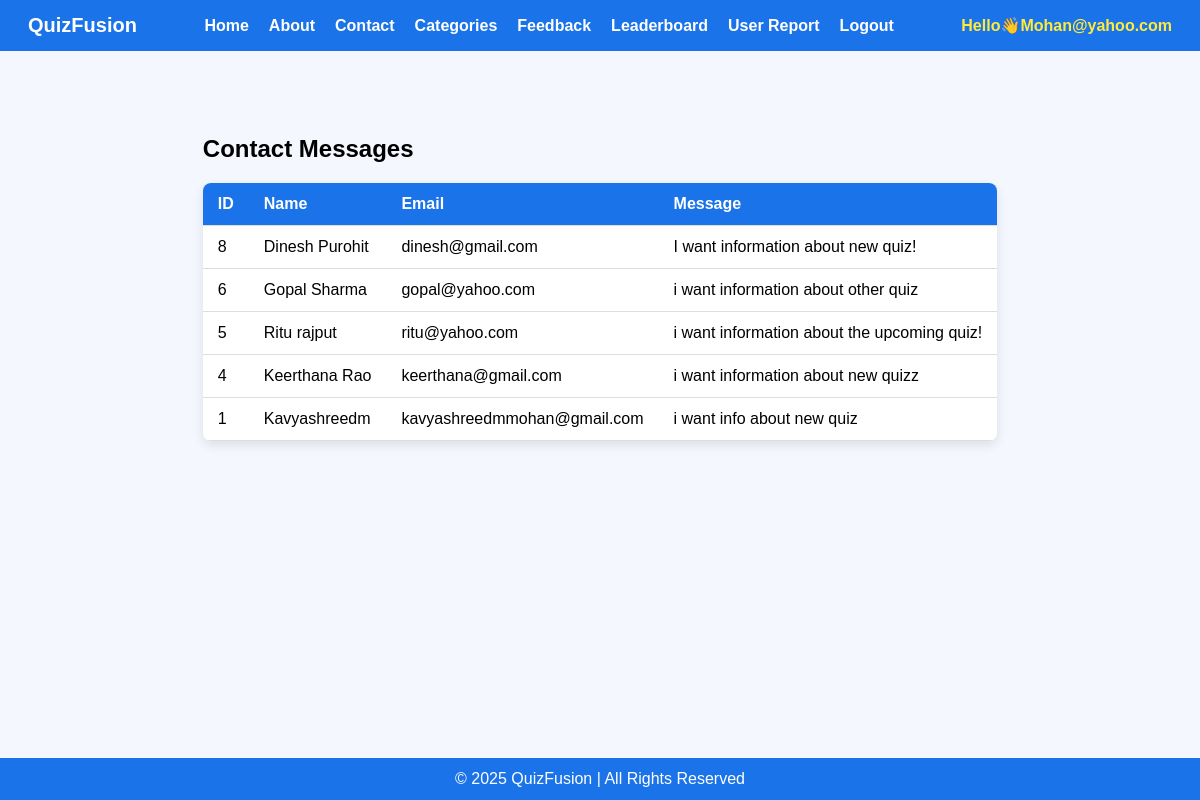
The page /quizfusion/manage_contact.php (signed in) on the database its author committed.
### tables this page shows
CREATE TABLE `users` (
  `id` int(11) NOT NULL,
  `name` varchar(100) NOT NULL,
  `email` varchar(255) NOT NULL,
  `password` varchar(255) NOT NULL,
  `confirm_password` varchar(255) NOT NULL,
  `role` varchar(20) NOT NULL DEFAULT 'user',
  `remember_token` varchar(128) DEFAULT NULL,
  `security_question` varchar(255) NOT NULL,
  `security_answer` varchar(255) NOT NULL
);

CREATE TABLE `contact_messages` (
  `id` int(11) NOT NULL,
  `name` varchar(255) NOT NULL,
  `email` varchar(255) NOT NULL,
  `message` text NOT NULL,
  `submitted_on` datetime NOT NULL
);

### quizfusion/manage_contact.php (the view, shortened to what this page needs)
<?php
include 'config.php';
$user_id = intval($_SESSION['user_id']);
$stmt = $con->prepare("SELECT email, role FROM users WHERE id = ?");
$stmt->bind_param("i", $user_id);
$stmt->execute();
$stmt->bind_result($useremail, $role);
$contacts = [];
$q = "SELECT * FROM contact_messages ORDER BY id DESC";
$res = mysqli_query($con, $q);
if($res && mysqli_num_rows($res) > 0){
    while($row = mysqli_fetch_assoc($res)){
        $contacts[] = $row;
    }
}
?>
<!DOCTYPE html>
<html lang="en">
<head>
</head>
<body>
<nav>
    <div class="logo">QuizFusion</div>
    <ul class="nav-links">
        <?php if($role === 'user'): ?>
            <li><a href="homepage.php">Home</a></li>
            <li><a href="about.php">About</a></li>
            <li><a href="contact.php">Contact</a></li>
            <li><a href="categories.php">Categories</a></li>
            <li><a href="feedback.php">Feedback</a></li>
            <li><a href="leaderboard.php">Leaderboard</a></li>
            <li><a href="user_report.php">User Report</a></li>
            <li><a href="logout.php">Logout</a></li>
        <?php endif; ?>
    </ul>
    <div class="email-text">Hello👋<?= htmlspecialchars($useremail) ?></div>
</nav>
<div class="main-container">
    <h2>Contact Messages</h2>
    <?php if(count($contacts) > 0): ?>
        <table>
            <thead>
                <tr>
                    <th>ID</th>
                    <th>Name</th>
                    <th>Email</th>
                    <th>Message</th>
                </tr>
            </thead>
            <tbody>
                <?php foreach($contacts as $c): ?>
                <tr>
                    <td><?= $c['id'] ?></td>
                    <td><?= htmlspecialchars($c['name']) ?></td>
                    <td><?= htmlspecialchars($c['email']) ?></td>
                    <td><?= htmlspecialchars($c['message']) ?></td>
                </tr>
                <?php endforeach; ?>
            </tbody>
        </table>
    <?php else: ?>
        <p>No contact messages found.</p>
    <?php endif; ?>
</div>
<footer>
    © 2025 QuizFusion | All Rights Reserved
</footer>
</body>
</html>

### quizfusion/manage_contact.php (style rules this page uses)
:root { --brand:#1a73e8; --card:#ffffff; }
html, body { margin:0; padding:0; font-family:'Poppins',sans-serif; min-height:100vh; display:flex; flex-direction:column; background:#f5f7ff; }
nav { display:flex; justify-content:space-between; align-items:center; padding:14px 28px; background:var(--brand); color:white; flex-wrap:wrap; }
nav .logo { font-weight:700; font-size:20px; }
.nav-links { display:flex; gap:20px; list-style:none; padding:0; margin:0; flex-wrap:wrap; }
.nav-links a { color:white; text-decoration:none; font-weight:600; }
.email-text { color:#ffeb3b; font-weight:600; }
.main-container { flex:1; padding:36px 28px; max-width:1200px; margin:28px auto; }
table { width:100%; border-collapse:collapse; margin-top:20px; background:#fff; color:#000; border-radius:8px; overflow:hidden; box-shadow:0 4px 12px rgba(0,0,0,0.1); }
th, td { padding:12px 15px; text-align:left; border-bottom:1px solid #ddd; }
th { background:var(--brand); color:#fff; }
footer { background:var(--brand); color:white; text-align:center; padding:12px; flex-shrink:0; position:sticky; bottom:0; }

### rows shown on the page
users: email "Mohan@yahoo.com"
contact_messages: id "8", name "Dinesh Purohit", email "dinesh@gmail.com", message "I want information about new quiz!"
contact_messages: id "6", name "Gopal Sharma", email "gopal@yahoo.com", message "i want information about other quiz"
contact_messages: id "5", name "Ritu rajput", email "ritu@yahoo.com", message "i want information about the upcoming quiz!"
contact_messages: id "4", name "Keerthana Rao", email "keerthana@gmail.com", message "i want information about new quizz"
contact_messages: id "1", name "Kavyashreedm", email "kavyashreedmmohan@gmail.com", message "i want info about new quiz"
